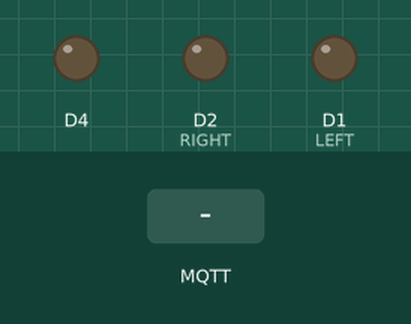
Bench run of a program on a simulated ESP8266 (NodeMCU). Shown: output pins drawn as LEDs (lit = HIGH). The inputs (shaded band) are chosen by the test bench. WiFi joins after 1.5 s; servers stay silent unless stated; random numbers use the default seed unless the program sets one; no MQTT or app messages arrive unless stated; what the program prints to the serial monitor is not drawn.

Above: at 3.7 s.
3.8 s: MQTT message "/pos" arrives on the first subscribed topic
At 4.9 s:
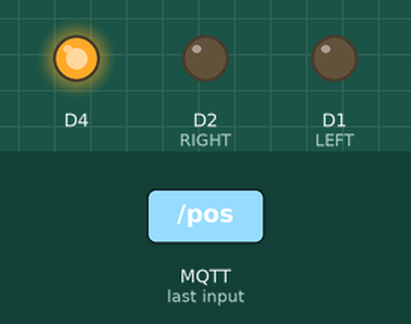
5.3 s: MQTT message "1" arrives on the second subscribed topic
At 6.1 s:
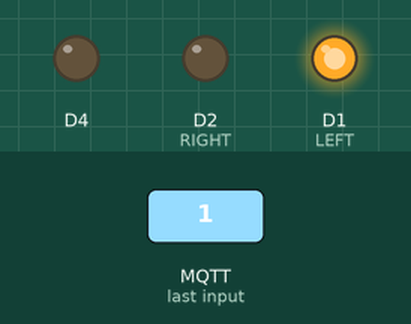
6.8 s: MQTT message "/NHSI/rightPower" arrives on the first subscribed topic
At 7.2 s:
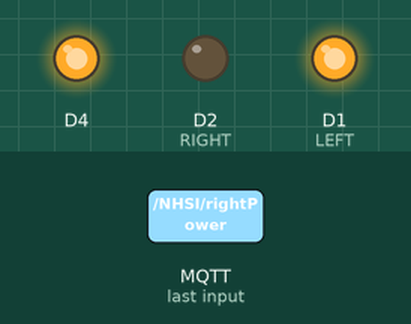
8.3 s: MQTT message "1" arrives on the third subscribed topic
At 9.5 s:
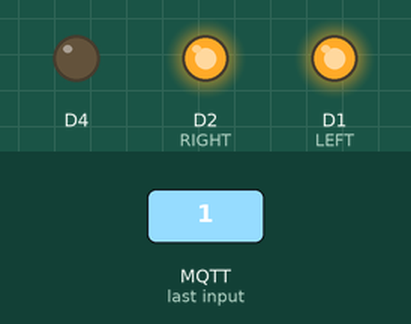
9.8 s: MQTT message "/NHSI/speed" arrives on the first subscribed topic
At 10.7 s:
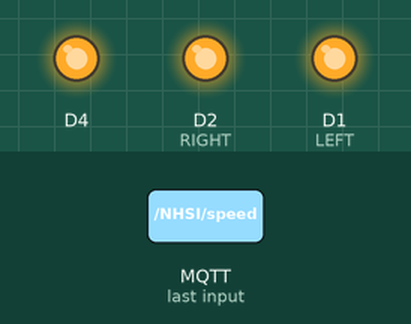
11.3 s: MQTT message "/pos" arrives on the second subscribed topic
At 11.8 s:
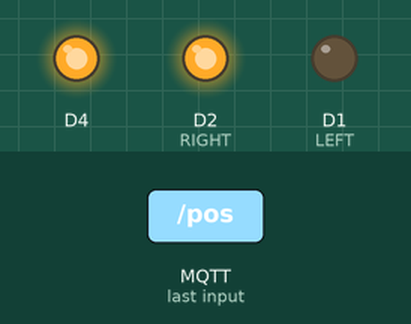
Timing chart, 0 to 13.8 s (numbered marks = the images above; inputs shaded):
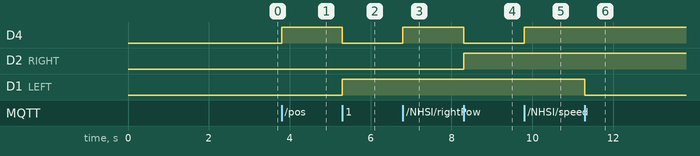

Measured:
- after the input at 3.8 s, D4: LOW → HIGH at once
- after the input at 5.3 s, D4: HIGH → LOW at once; D1 (LEFT): LOW → HIGH at once
- after the input at 6.8 s, D4: LOW → HIGH at once
- after the input at 8.3 s, D4: HIGH → LOW at once; D2 (RIGHT): LOW → HIGH at once
- after the input at 9.8 s, D4: LOW → HIGH at once
- after the input at 11.3 s, D1 (LEFT): HIGH → LOW at once

The program:

main.cpp
```cpp
#include <Arduino.h>
#include <ESP8266WiFi.h>
#include <PubSubClient.h>

#define LEFT 5  // D1
#define RIGHT 4 // D2
#define LEFT_DIRECTION 0

const char *ssid = "ABBgym_2.4";
const char *password = "mittwifiarsabra";
const char *mqtt_server = "0d64678487414d04aa9598dfec7afddd.s2.eu.hivemq.cloud";

static const char *fingerprint PROGMEM = "F2 F7 5C 9F 1F 89 48 59 CC B3 D2 2A 5F 4A 6A 6D B3 6B 1F B1";

// WiFiClient espClient;
WiFiClientSecure espClient;
PubSubClient client(espClient);
unsigned long lastMsg = 0;
#define MSG_BUFFER_SIZE (50)
char msg[MSG_BUFFER_SIZE];
int value = 0;

int power = 400;
int leftPower = 0;
int rightPower = 0;

//==========================================
void setup_wifi()
{

  delay(10);
  // We start by connecting to a WiFi network
  Serial.println();
  Serial.print("Connecting to ");
  Serial.println(ssid);

  WiFi.mode(WIFI_STA);
  WiFi.begin(ssid, password);

  while (WiFi.status() != WL_CONNECTED)
  {
    delay(500);
    Serial.print(".");
  }

  randomSeed(micros());

  Serial.println("");
  Serial.println("WiFi connected");
  Serial.println("IP address: ");
  Serial.println(WiFi.localIP());
}

//=======================================
void callback(char *topic, byte *payload, unsigned int length)
{
  String topicString((char *)topic);
  String message = "";
  Serial.println(topicString);
  for (unsigned int i = 0; i < length; i++)
  {
    // Serial.print((char)payload[i]);
    message += (char)payload[i];
  }

  if (topicString == "/pos")
  {
    Serial.println("pos");
    Serial.println(message);
    // int leftPower = 100 * message.toFloat();
    // Serial.println(leftPower);

    // analogWrite(LEFT, leftPower);
    // snprintf(msg, MSG_BUFFER_SIZE, "hello world #%ld", payload);
  }
  else if (topicString == "/NHSI/leftPower")
  {
    Serial.print("left: ");
    Serial.println(message);

    float factor = message.toFloat();
    leftPower = power * factor;
    Serial.println(leftPower);
    analogWrite(LEFT, leftPower);
  }
  else if (topicString == "/NHSI/rightPower")
  {
    Serial.print("right: ");
    Serial.println(message);

    float factor = message.toFloat();
    rightPower = power * factor;
    Serial.println(leftPower);
    analogWrite(RIGHT, rightPower);
  }
  else if (topicString == "/NHSI/speed")
  {
    Serial.print("speed: ");
    Serial.println(message);

    // float factor = message.toFloat();
    // rightPower = power * factor;
    power = message.toInt();
    Serial.println(power);
    // analogWrite(RIGHT, rightPower);
  }
  else
  {
    Serial.print("topic: ");
    Serial.print(topicString);
    Serial.print(", message: ");
    Serial.println(message);
  }

  // Switch on the LED if an 1 was received as first character
  if ((char)payload[0] == '1')
  {
    digitalWrite(LED_BUILTIN, LOW); // Turn the LED on (Note that LOW is the voltage level
    // but actually the LED is on; this is because
    // it is active low on the ESP-01)
  }
  else
  {
    digitalWrite(LED_BUILTIN, HIGH); // Turn the LED off by making the voltage HIGH
  }
}
//=====================================
void reconnect()
{
  // Loop until we're reconnected
  while (!client.connected())
  {
    Serial.println("Attempting MQTT connection…");
    // Create a random client ID
    String clientId = "ESP8266Client-";
    clientId += String(random(0xffff), HEX);
    // Attempt to connect
    if (client.connect(clientId.c_str(), "nisse", "ostKaka123"))
    {
      // if (client.connect(clientId.c_str())) {
      Serial.println("connected");
      // Once connected, publish an announcement…
      // client.publish("outTopic", "hello world");
      // … and resubscribe
      client.subscribe("/pos");
      client.subscribe("/NHSI/leftPower");
      client.subscribe("/NHSI/rightPower");
    }
    else
    {
      Serial.print("failed, rc=");
      Serial.print(client.state());
      Serial.println(" try again in 5 seconds");
      // Wait 5 seconds before retrying
      delay(5000);
    }
  }
}

//============================================/right====
void setup()
{
  delay(500);
  Serial.begin(9600);
  delay(500);
  setup_wifi();

  pinMode(RIGHT, OUTPUT);
  pinMode(LEFT, OUTPUT);
  pinMode(LED_BUILTIN, OUTPUT); // Initialize the LED_BUILTIN pin as an output
  espClient.setFingerprint(fingerprint);
  // Setting insecure disables the fingerprint verification.
  // espClient.setInsecure 21();

  client.setServer(mqtt_server, 8883);
  client.setCallback(callback);
}

void loop()
{

  if (!client.connected())
  {
    reconnect();
  }
  client.loop();

  unsigned long now = millis();
  if (now - lastMsg > 2000)
  {
    lastMsg = now;
    ++value;
    // snprintf(msg, MSG_BUFFER_SIZE, "hello world #%ld", value);
    // Serial.print("Publish message: ");
    // Serial.println(msg);
    // client.publish("outTopic", msg);
    // client.publish("/pos", msg);
  }
}
```
